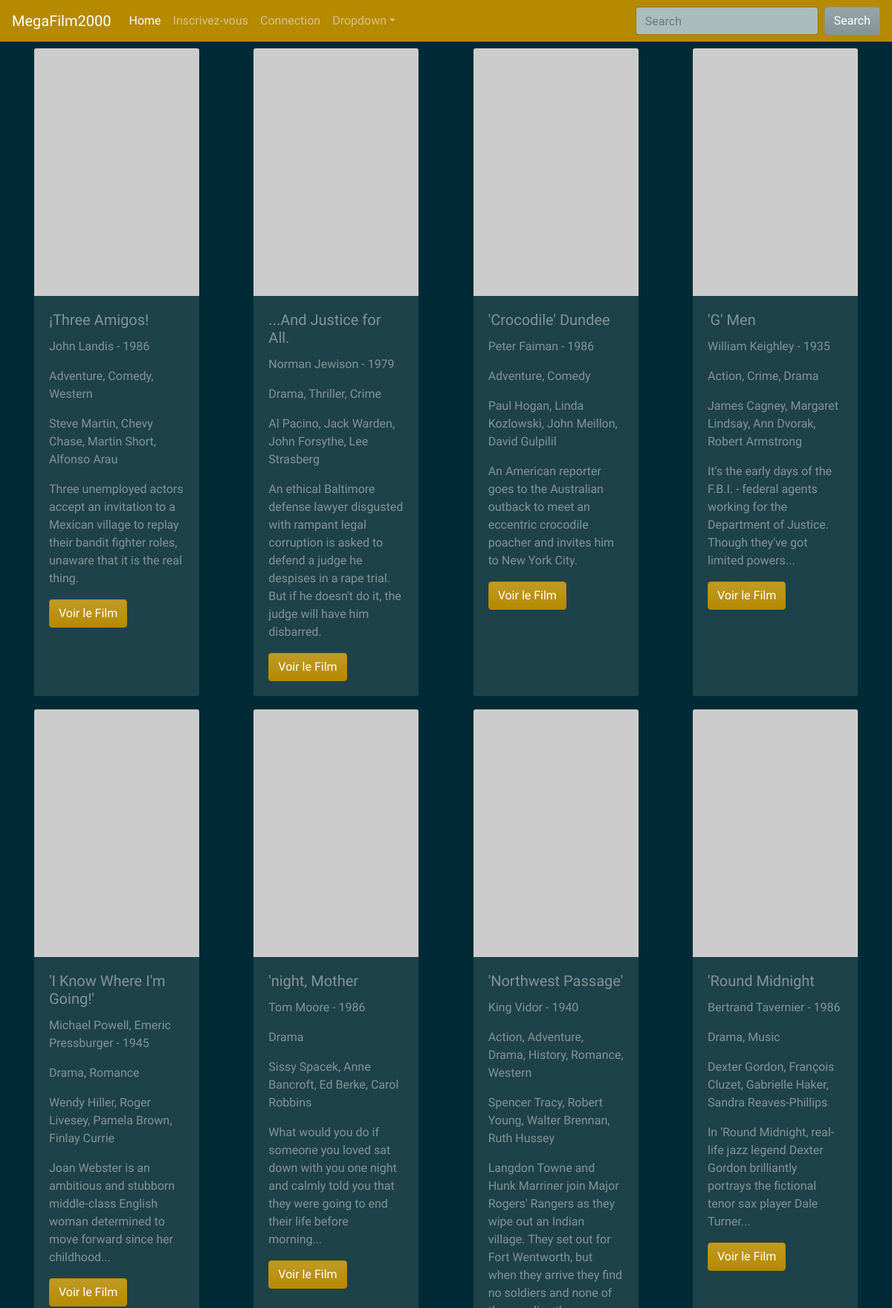
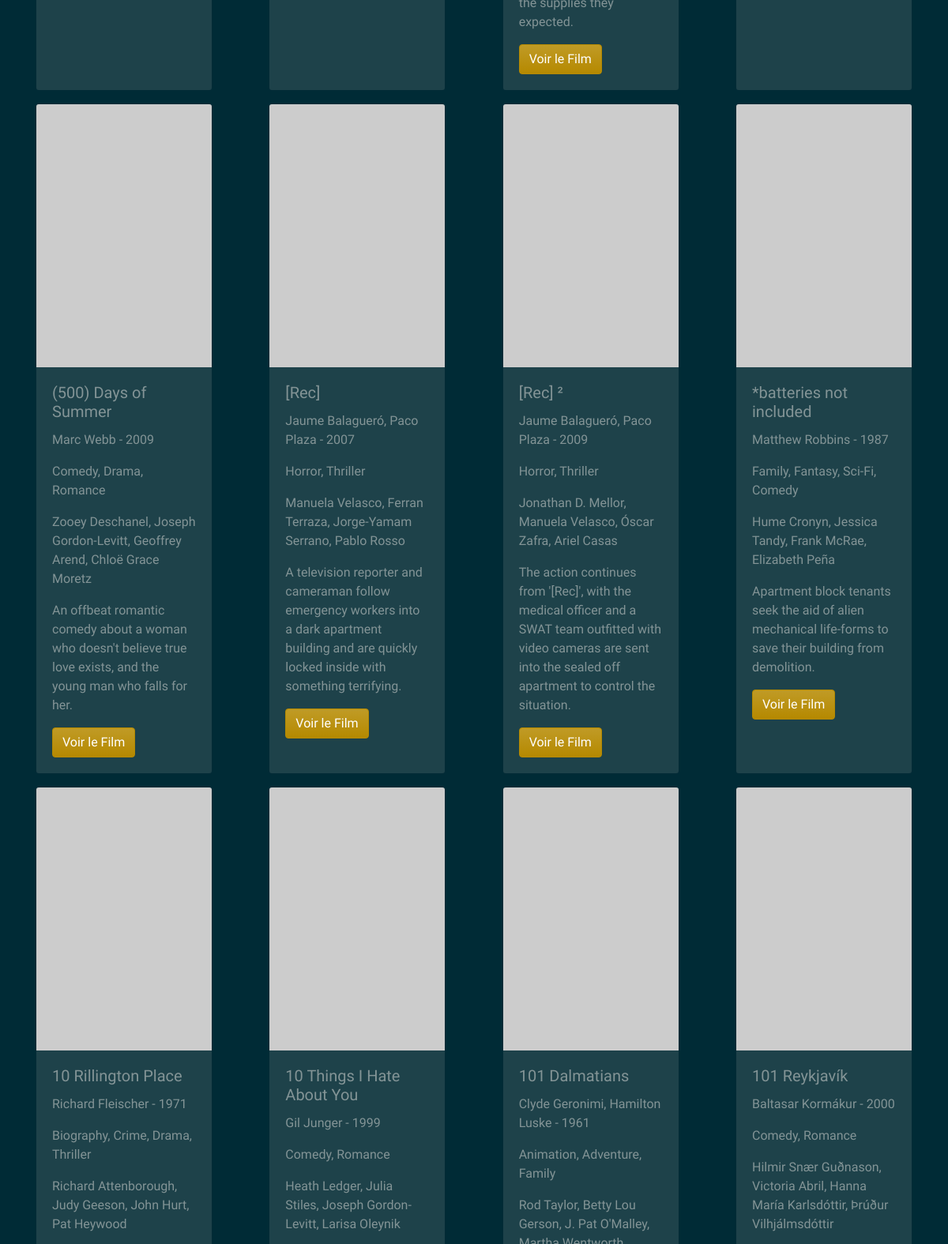
Screenshot of /Public/index.php (upper part) with the database file from the repository (2 pictures, top to bottom).
### tables this page shows
CREATE TABLE IF NOT EXISTS `movies_full` (
  `id` int(11) NOT NULL AUTO_INCREMENT,
  `slug` varchar(255) NOT NULL,
  `title` text NOT NULL,
  `year` int(11) NOT NULL,
  `genres` varchar(255) DEFAULT NULL,
  `plot` text,
  `directors` varchar(255) DEFAULT NULL,
  `cast` varchar(255) DEFAULT NULL,
  `writers` varchar(255) DEFAULT NULL,
  `runtime` int(11) DEFAULT NULL,
  `mpaa` varchar(25) DEFAULT NULL,
  `rating` smallint(3) NOT NULL,
  `popularity` int(11) DEFAULT NULL,
  `modified` datetime NOT NULL,
  `created` datetime DEFAULT NULL,
  `poster_flag` tinyint(1) NOT NULL DEFAULT '0',
  PRIMARY KEY (`id`)
);

### Public/index.php (called while the page is built, shortened)
<?php
$sessionActive = false;
Router::start($sessionActive);

### Models/DB.php (called while the page is built, shortened)
<?php
class DB extends PDO
{
    private static $instance;
    public function __construct()
    {
        $_dsn = "mysql:host=" . self::DBHOST . ";dbname=" . self::DBNAME;
    }
    public static function getInstance()
    {
        if (self::$instance === null) {
            self::$instance = new DB();
        }
        return self::$instance;
    }
}

### Models/FilmModel.php (called while the page is built, shortened)
<?php
class FilmModel extends Model
{
    protected $table = "movies_full";
    public function selectList($order, $offset, $limit)
    {
        $this->db = Db::getInstance();
        $requete = $this->db->prepare("SELECT id,title,year,plot,genres,directors,cast FROM $this->table ORDER BY $order LIMIT $offset , $limit");
        $requete->execute();
        $result = $requete->fetchAll();
        return $result;
    }
}

### Controllers/FilmController.php (called while the page is built, shortened)
<?php
class FilmController
{
    public function list($order, $offset, $limit)
    {
        $filmModel = new FilmModel;
        $resultFilmModel = $filmModel->selectList($order, $offset, $limit);
        return $resultFilmModel;
    }
}

### Views/film/index.php (the view, shortened to what this page needs)
<?php
$view = Router::$view;
include($view . "header.php");
$filmController = new FilmController;
$listFilm = $filmController->list("title", 0, 20);
?>
<section class="d-flex justify-content-between flex-wrap container">
    <?php for ($i = 0; $i < count($listFilm); $i++) { ?>
        <div class="card my-2" style="width: 14rem;">
            <?php if (file_exists($public . "assets/img/posters/" . $listFilm[$i]->id . ".jpg")) { ?>
                <img src="/videotheque/public/assets/img/posters/<?= $listFilm[$i]->id ?>.jpg" class="card-img-top" alt="...">
            <?php } else { ?>
                <img src="https://picsum.photos/220/330" class="card-img-top" alt="...">
            <?php } ?>
            <div class="card-body">
                <h5 class="card-title"><?= $listFilm[$i]->title ?></h5>
                <p class="card-text"><?= $listFilm[$i]->directors ?> - <?= $listFilm[$i]->year ?></p>
                <p class="card-text"><?= $listFilm[$i]->genres ?></p>
                <p class="card-text"><?= $listFilm[$i]->cast ?></p>
                <p class="card-text"><?= $listFilm[$i]->plot ?></p>
                <a href="singleFilm?id=<?= $listFilm[$i]->id ?>" class="btn btn-primary">Voir le Film</a>
            </div>
        </div>
    <?php } ?>
</section>

### Router.php (shortened to what this page needs)
<?php
class Router
{
    private static $route = [
        'home' => "film/index.php",
        'singleFilm' => 'film/singleFilm.php',
        'searchFilm' => 'film/filmListBy.php',
        'registration' => 'user/add.php',
        'login' => 'user/login.php',
        'logout' => 'user/logout.php'
    ];
    public static function start($session)
    {
        $call = $_SERVER['REQUEST_URI'];
        $get = explode("?", $call);
        $url = $get[0] . "/";
        if ($url === "/videotheque/home") {
            include("Views/" . self::$route['home']);
        } else if ($url === "/videotheque/singleFilm/") {
            include("Views/" . self::$route['singleFilm']);
        } else if ($url === "/videotheque/filmListBy/") {
            include("Views/" . self::$route['searchFilm']);
        } else if ($url === "/videotheque/registration/") {
            include("Views/" . self::$route['registration']);
        } else if ($url === "/videotheque/login/") {
            include("Views/" . self::$route['login']);
        } else if ($url === "/videotheque/logout/") {
            include("Views/" . self::$route['logout']);
        } else {
            include("Views/" . self::$route['home']);
        }
    }
}

### Views/header.php (shortened to what this page needs)
<?php
$public = Router::$public;
$sessionActive = Router::$sessionActive;
?>
<!DOCTYPE html>
<html lang="fr">
<head>
  <link rel="stylesheet" href="https://bootswatch.com/4/solar/bootstrap.min.css">
</head>
<body>
  <header>
    <nav class="navbar navbar-expand-lg navbar-dark bg-primary">
      <a class="navbar-brand" href="#">MegaFilm2000</a>
      <div class="collapse navbar-collapse" id="navbarColor01">
        <ul class="navbar-nav mr-auto">
          <li class="nav-item active">
            <a class="nav-link" href="home">Home</a>
          </li>
          <?= $sessionActive ? "" :
            '<li class="nav-item">
                    <a class="nav-link" href="registration">Inscrivez-vous</a>
                    </li>'
          ?>
          <?= $sessionActive ? "" :
            '<li class="nav-item">
                        <a class="nav-link" href="login">Connection</a>
                    </li>'
          ?>
          <li class="nav-item dropdown">
            <a class="nav-link dropdown-toggle" data-toggle="dropdown" href="#" role="button" aria-haspopup="true" aria-expanded="false">Dropdown</a>
          </li>
        </ul>
        <form class="form-inline my-2 my-lg-0">
          <input class="form-control mr-sm-2" type="text" placeholder="Search">
          <button class="btn btn-secondary my-2 my-sm-0" type="submit">Search</button>
        </form>
      </div>
    </nav>
  </header>
  <main>

### rows the page displays
movies_full: title "¡Three Amigos!", directors "John Landis", year "1986", genres "Adventure, Comedy, Western", cast "Steve Martin, Chevy Chase, Martin Short, Alfonso Arau", plot "Three unemployed actors accept an invitation to a Mexican village to replay their bandit fighter roles, unaware that it is the real thing."
movies_full: title "...And Justice for All.", directors "Norman Jewison", year "1979", genres "Drama, Thriller, Crime", cast "Al Pacino, Jack Warden, John Forsythe, Lee Strasberg", plot "An ethical Baltimore defense lawyer disgusted with rampant legal corruption is asked to defend a judge he despises in a rape trial. But if he doesn't do it, the judge will have him disbarred."
movies_full: title "'Crocodile' Dundee", directors "Peter Faiman", year "1986", genres "Adventure, Comedy", cast "Paul Hogan, Linda Kozlowski, John Meillon, David Gulpilil", plot "An American reporter goes to the Australian outback to meet an eccentric crocodile poacher and invites him to New York City."
movies_full: title "'G' Men", directors "William Keighley", year "1935", genres "Action, Crime, Drama", cast "James Cagney, Margaret Lindsay, Ann Dvorak, Robert Armstrong", plot "It's the early days of the F.B.I. - federal agents working for the Department of Justice. Though they've got limited powers..."
movies_full: title "'I Know Where I'm Going!'", directors "Michael Powell, Emeric Pressburger", year "1945", genres "Drama, Romance", cast "Wendy Hiller, Roger Livesey, Pamela Brown, Finlay Currie", plot "Joan Webster is an ambitious and stubborn middle-class English woman determined to move forward since her childhood..."
movies_full: title "'night, Mother", directors "Tom Moore", year "1986", genres "Drama", cast "Sissy Spacek, Anne Bancroft, Ed Berke, Carol Robbins", plot "What would you do if someone you loved sat down with you one night and calmly told you that they were going to end their life before morning..."
movies_full: title "'Northwest Passage'", directors "King Vidor", year "1940", genres "Action, Adventure, Drama, History, Romance, Western", cast "Spencer Tracy, Robert Young, Walter Brennan, Ruth Hussey", plot "Langdon Towne and Hunk Marriner join Major Rogers' Rangers as they wipe out an Indian village. They set out for Fort Wentworth, but when they arrive they find no soldiers and none of the supplies they expected."
movies_full: title "'Round Midnight", directors "Bertrand Tavernier", year "1986", genres "Drama, Music", cast "Dexter Gordon, François Cluzet, Gabrielle Haker, Sandra Reaves-Phillips", plot "In 'Round Midnight, real-life jazz legend Dexter Gordon brilliantly portrays the fictional tenor sax player Dale Turner..."
movies_full: title "(500) Days of Summer", directors "Marc Webb", year "2009", genres "Comedy, Drama, Romance", cast "Zooey Deschanel, Joseph Gordon-Levitt, Geoffrey Arend, Chloë Grace Moretz", plot "An offbeat romantic comedy about a woman who doesn't believe true love exists, and the young man who falls for her."
movies_full: title "[Rec]", directors "Jaume Balagueró, Paco Plaza", year "2007", genres "Horror, Thriller", cast "Manuela Velasco, Ferran Terraza, Jorge-Yamam Serrano, Pablo Rosso", plot "A television reporter and cameraman follow emergency workers into a dark apartment building and are quickly locked inside with something terrifying."
movies_full: title "[Rec] ²", directors "Jaume Balagueró, Paco Plaza", year "2009", genres "Horror, Thriller", cast "Jonathan D. Mellor, Manuela Velasco, Óscar Zafra, Ariel Casas", plot "The action continues from '[Rec]', with the medical officer and a SWAT team outfitted with video cameras are sent into the sealed off apartment to control the situation."
movies_full: title "*batteries not included", directors "Matthew Robbins", year "1987", genres "Family, Fantasy, Sci-Fi, Comedy", cast "Hume Cronyn, Jessica Tandy, Frank McRae, Elizabeth Peña", plot "Apartment block tenants seek the aid of alien mechanical life-forms to save their building from demolition."
movies_full: title "10 Rillington Place", directors "Richard Fleischer", year "1971", genres "Biography, Crime, Drama, Thriller", cast "Richard Attenborough, Judy Geeson, John Hurt, Pat Heywood"
movies_full: title "10 Things I Hate About You", directors "Gil Junger", year "1999", genres "Comedy, Romance", cast "Heath Ledger, Julia Stiles, Joseph Gordon-Levitt, Larisa Oleynik"
movies_full: title "101 Dalmatians", directors "Clyde Geronimi, Hamilton Luske", year "1961", genres "Animation, Adventure, Family"
movies_full: title "101 Reykjavík", directors "Baltasar Kormákur", year "2000", genres "Comedy, Romance", cast "Hilmir Snær Guðnason, Victoria Abril, Hanna María Karlsdóttir, Þrúður Vilhjálmsdóttir"
